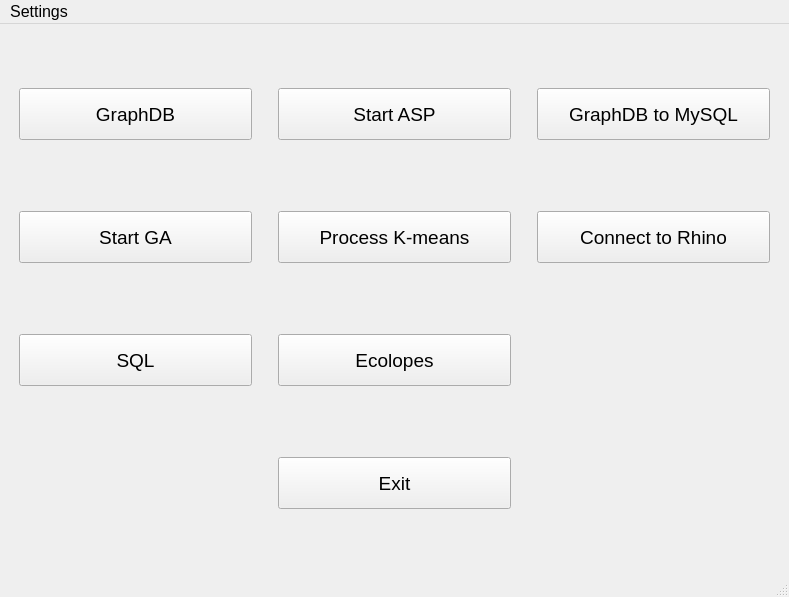
<?xml version="1.0" encoding="UTF-8"?>
<ui version="4.0">
 <class>MainWindow</class>
 <widget class="QMainWindow" name="MainWindow">
  <property name="geometry">
   <rect>
    <x>0</x>
    <y>0</y>
    <width>789</width>
    <height>597</height>
   </rect>
  </property>
  <property name="windowTitle">
   <string>Ecolopes</string>
  </property>
  <widget class="QWidget" name="centralwidget">
   <layout class="QHBoxLayout" name="horizontalLayout">
    <item>
     <layout class="QGridLayout" name="gridLayout">
      <item row="4" column="1">
       <widget class="QPushButton" name="pushButton_exit">
        <property name="font">
         <font>
          <pointsize>14</pointsize>
         </font>
        </property>
        <property name="layoutDirection">
         <enum>Qt::LeftToRight</enum>
        </property>
        <property name="autoFillBackground">
         <bool>false</bool>
        </property>
        <property name="styleSheet">
         <string notr="true">margin: 10px;
height: 50px;</string>
        </property>
        <property name="text">
         <string>Exit</string>
        </property>
        <property name="flat">
         <bool>false</bool>
        </property>
       </widget>
      </item>
      <item row="1" column="3">
       <widget class="QPushButton" name="pushButton_connect_to_rhino">
        <property name="maximumSize">
         <size>
          <width>16777215</width>
          <height>16777215</height>
         </size>
        </property>
        <property name="font">
         <font>
          <pointsize>14</pointsize>
         </font>
        </property>
        <property name="styleSheet">
         <string notr="true">margin: 10px;
height: 50px;</string>
        </property>
        <property name="text">
         <string>Connect to Rhino</string>
        </property>
       </widget>
      </item>
      <item row="1" column="1">
       <widget class="QPushButton" name="pushButton_process_kmeans">
        <property name="font">
         <font>
          <pointsize>14</pointsize>
         </font>
        </property>
        <property name="styleSheet">
         <string notr="true">margin: 10px;
height: 50px;</string>
        </property>
        <property name="text">
         <string>Process K-means</string>
        </property>
       </widget>
      </item>
      <item row="1" column="0">
       <widget class="QPushButton" name="pushButton_start_ga">
        <property name="font">
         <font>
          <pointsize>14</pointsize>
         </font>
        </property>
        <property name="styleSheet">
         <string notr="true">margin: 10px;
height: 50px;</string>
        </property>
        <property name="text">
         <string>Start GA</string>
        </property>
       </widget>
      </item>
      <item row="0" column="3">
       <widget class="QPushButton" name="pushButton_graphdb_to_mysql">
        <property name="font">
         <font>
          <pointsize>14</pointsize>
         </font>
        </property>
        <property name="styleSheet">
         <string notr="true">margin: 10px;
height: 50px;</string>
        </property>
        <property name="text">
         <string>GraphDB to MySQL</string>
        </property>
       </widget>
      </item>
      <item row="0" column="1">
       <widget class="QPushButton" name="pushButton_start_asp">
        <property name="font">
         <font>
          <pointsize>14</pointsize>
         </font>
        </property>
        <property name="styleSheet">
         <string notr="true">margin: 10px;
height: 50px;</string>
        </property>
        <property name="text">
         <string>Start ASP</string>
        </property>
       </widget>
      </item>
      <item row="0" column="0">
       <widget class="QPushButton" name="pushButton_graphdb">
        <property name="font">
         <font>
          <pointsize>14</pointsize>
         </font>
        </property>
        <property name="styleSheet">
         <string notr="true">margin: 10px;
height: 50px;</string>
        </property>
        <property name="text">
         <string>GraphDB</string>
        </property>
       </widget>
      </item>
      <item row="3" column="0">
       <widget class="QPushButton" name="pushButton_sql">
        <property name="font">
         <font>
          <pointsize>14</pointsize>
         </font>
        </property>
        <property name="styleSheet">
         <string notr="true">margin: 10px;
height: 50px;</string>
        </property>
        <property name="text">
         <string>SQL</string>
        </property>
       </widget>
      </item>
      <item row="3" column="1">
       <widget class="QPushButton" name="pushButton_ecolopes">
        <property name="font">
         <font>
          <pointsize>14</pointsize>
         </font>
        </property>
        <property name="styleSheet">
         <string notr="true">margin: 10px;
height: 50px;</string>
        </property>
        <property name="text">
         <string>Ecolopes</string>
        </property>
       </widget>
      </item>
     </layout>
    </item>
   </layout>
  </widget>
  <widget class="QMenuBar" name="menubar">
   <property name="geometry">
    <rect>
     <x>0</x>
     <y>0</y>
     <width>789</width>
     <height>27</height>
    </rect>
   </property>
   <property name="font">
    <font>
     <pointsize>12</pointsize>
    </font>
   </property>
   <widget class="QMenu" name="menuSettings">
    <property name="font">
     <font>
      <pointsize>8</pointsize>
     </font>
    </property>
    <property name="title">
     <string>Settings</string>
    </property>
    <addaction name="action_graphdb"/>
    <addaction name="action_mysql"/>
    <addaction name="action_rhino3d"/>
   </widget>
   <addaction name="menuSettings"/>
  </widget>
  <widget class="QStatusBar" name="statusbar"/>
  <action name="action_graphdb">
   <property name="text">
    <string>GraphDB</string>
   </property>
   <property name="font">
    <font>
     <pointsize>12</pointsize>
    </font>
   </property>
  </action>
  <action name="action_mysql">
   <property name="text">
    <string>MySQL</string>
   </property>
   <property name="font">
    <font>
     <pointsize>12</pointsize>
    </font>
   </property>
  </action>
  <action name="action_rhino3d">
   <property name="text">
    <string>Rhino3D</string>
   </property>
   <property name="font">
    <font>
     <pointsize>12</pointsize>
    </font>
   </property>
  </action>
 </widget>
 <resources/>
 <connections/>
</ui>
